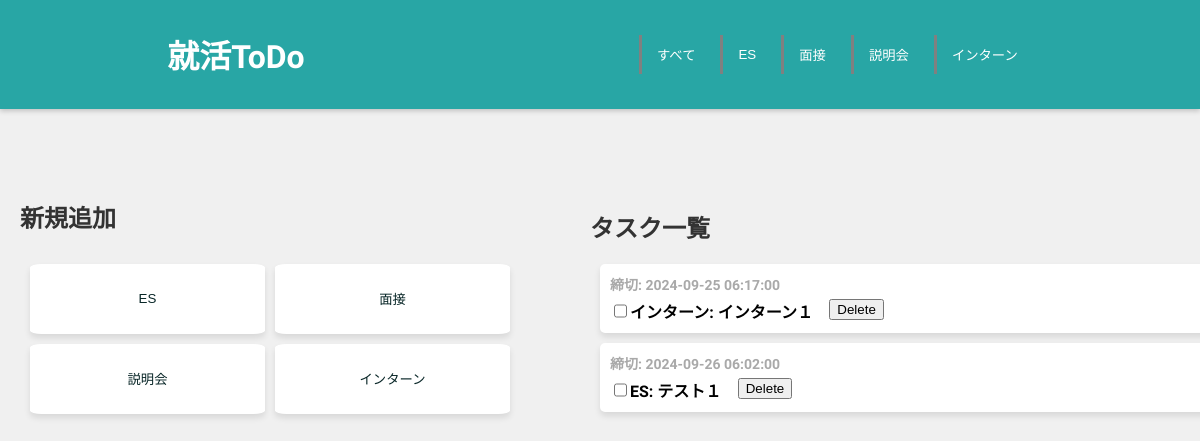
Before: / with the older database file.
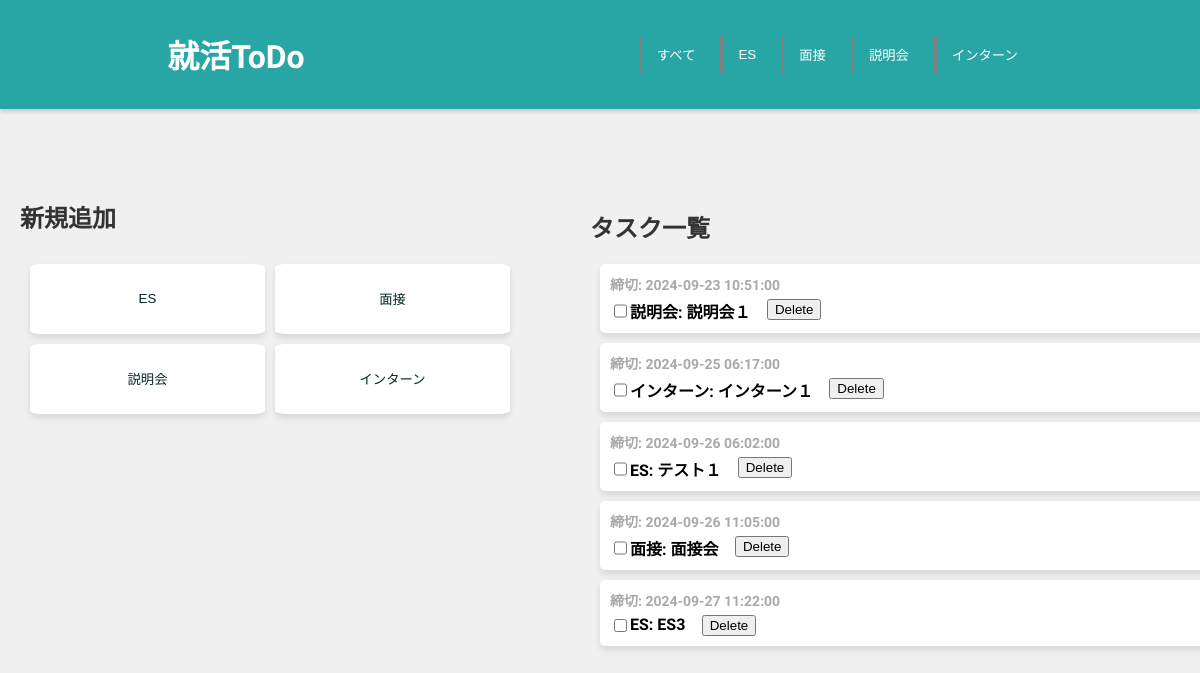
After: the same page with the newer database file.
### app.py (models this page shows, shortened)
class Intern(db.Model):
    id = db.Column(db.Integer, primary_key=True)
    title = db.Column(db.String(200), nullable=False)
    start_date = db.Column(db.DateTime, nullable=False)
    end_date = db.Column(db.DateTime, nullable=False)
    body = db.Column(db.String(500), nullable=False)
    place = db.Column(db.String(100), nullable=False)

class Task(db.Model):
    id = db.Column(db.Integer, primary_key=True)
    title = db.Column(db.String(200), nullable=False)
    start_date = db.Column(db.DateTime, nullable=False)
    end_date = db.Column(db.DateTime, nullable=False)
    body = db.Column(db.String(500), nullable=False)

class Meeting(db.Model):
    id = db.Column(db.Integer, primary_key=True)
    title = db.Column(db.String(200), nullable=False)
    start_date = db.Column(db.DateTime, nullable=False)
    end_date = db.Column(db.DateTime, nullable=False)
    body = db.Column(db.String(500), nullable=False)
    place = db.Column(db.String(100), nullable=False)

class Interview(db.Model):
    id = db.Column(db.Integer, primary_key=True)
    title = db.Column(db.String(200), nullable=False)
    start_date = db.Column(db.DateTime, nullable=False)
    end_date = db.Column(db.DateTime, nullable=False)
    body = db.Column(db.String(500), nullable=False)
    place = db.Column(db.String(100), nullable=False)

### app.py (the view)
@app.route('/')
def index():
    tasks = Task.query.all()  # タスクをすべて取得
    interviews = Interview.query.all()
    meetings = Meeting.query.all()
    interns = Intern.query.all()  # インターンをすべて取得
    combined = []
    for task in tasks:
        combined.append((task.title, task.end_date, 'task',task.id))  # タスクの情報をタプルとして追加
    for interview in interviews:
        combined.append((interview.title, interview.end_date, 'interview',interview.id))
    for meeting in meetings:
        combined.append((meeting.title, meeting.end_date, 'meeting',meeting.id))
    for intern in interns:
        combined.append((intern.title, intern.end_date, 'intern',intern.id))  # インターンの情報をタプルとして追加
    combined.sort(key=lambda x: (x[1] is None, x[1]))  # Noneを最後にし、日付でソート
    return render_template('app.html', combined=combined)

### templates/app.html (shortened to what this page needs)
<!DOCTYPE html>
<html lang="ja">
<head>
    <link rel="stylesheet" href="https://unpkg.com/modern-css-reset/dist/reset.min.css" />
    <link rel="stylesheet" type="text/css" href="static/CSS/style.css">
</head>
<body>
    <header>
        <h1>就活ToDo</h1>
        <nav>
            <div class="filter-buttons">
                <button class="filter-btn" data-filter="all">すべて</button>
                <button class="filter-btn" data-filter="es">ES</button>
                <button class="filter-btn" data-filter="interview">面接</button>
                <button class="filter-btn" data-filter="briefing">説明会</button>
                <button class="filter-btn" data-filter="intern">インターン</button>
            </div>
        </nav>
    </header>
    <div class="container">
        <div class="form-container" id="main-form">
            <h2>新規追加</h2>
            <div class="button-box">
                <button type="button">ES</button>
                <button type="button">面接</button>
                <button type="button">説明会</button>
                <button type="button">インターン</button>
            </div>
        </div>
        <div class="task-box">
            <h2>タスク一覧</h2>
            <ul>
                {% for item in combined %}
                <li class="tasks">
                    <div class="task-datetime">締切: {{ item[1] }}</div>
                    <div class="task-title">
                        <input type="checkbox" name="task_completed" id="task_{{ item[3] }}">
                        {% if item[2] == 'task' %}
                        <a href="/tasks/{{item[3]}}">ES: {{ item[0] }}</a>
                        <form method='POST' action="/delete/task/{{ item[3] }}">
                            <button type="submit" >Delete</button>
                        </form>
                        {% elif item[2] == 'interview' %}
                        <a href="/interview/{{item[3]}}">面接: {{ item[0] }}</a>
                        <form method='POST' action="/delete/interview/{{ item[3] }}">
                            <button type="submit">Delete</button>
                        </form>
                        {% elif item[2] == 'meeting' %}
                        <a href="/meeting/{{item[3]}}">説明会: {{ item[0] }}</a>
                        <form method='POST' action="/delete/meeting/{{ item[3] }}">
                            <button type="submit">Delete</button>
                        </form>
                        {% elif item[2] == 'intern' %}
                        <a href="/intern/{{item[3]}}">インターン: {{ item[0] }}</a>
                        <form method='POST' action="/delete/intern/{{ item[3] }}">
                            <button type="submit">Delete</button>
                        </form>
                        {% endif %}
                    </div>
                </li>
                {% endfor %}
            </ul>
        </div>
    </div>
</body>
</html>

### static/CSS/style.css (style rules this page uses)
a, a:hover, a:visited { color: inherit; text-decoration: none; }
body { font-family: "Sawarabi Mincho", serif; background-color: #f0f0f0; color: #333; margin: 0; padding: 0; }
header { display: flex; justify-content: space-around; align-items: center; background-color: #28A6A5; color: white; padding: 10px 0; box-shadow: 0 2px 5px rgba(0, 0, 0, 0.2); }
nav { display: flex; align-items: center; }
.filter-buttons { display: flex; gap: 10px; }
.filter-btn { background-color: #28A6A5; color: white; border: none; border-left: 3px solid gray; padding: 10px 15px; cursor: pointer; transition: background-color 0.3s, transform 0.2s; }
.container { display: flex; justify-content: space-between; align-items: stretch; width: 100%; height: 100%; gap: 20px; }
.form-container { width: 40%; position: fixed; margin: 70px 0 20px 20px; }
.button-box { display: grid; height: 150px; width: 100%; grid-template-columns: repeat(2, 1fr); gap: 10px; margin: 20px 0; padding: 10px; }
.button-box button { background-color: white; color: #082627; border: none; border-radius: 5%; cursor: pointer; box-shadow: 0 4px 6px rgba(0, 0, 0, 0.1); }
.task-box { margin: 70px 0 0 auto; width: 50%; height: 100%; padding: 10px; }
ul { list-style: none; padding: 0; margin: 0; padding-right: 10px; }
li { margin-bottom: 10px; }
.tasks { width: 100%; background-color: white; padding: 10px; margin-left: 10px; border-radius: 5px; color: black; display: flex; flex-direction: column; font-weight: bold; box-shadow: 0 4px 6px rgba(0, 0, 0, 0.1); }
.task-datetime { font-size: 14px; font-weight: bold; margin-bottom: 5px; color: darkgrey; }
.task-title { font-size: 16px; display: flex; }
.task-title button[type="submit"] { margin-left: 30%; cursor: pointer; }

Changed rows visible on the page:
added Meeting: end_date "2024-09-23 10:51:00", title "説明会１"
added Interview: end_date "2024-09-26 11:05:00", title "面接会"
added Task: end_date "2024-09-27 11:22:00", title "ES3"
